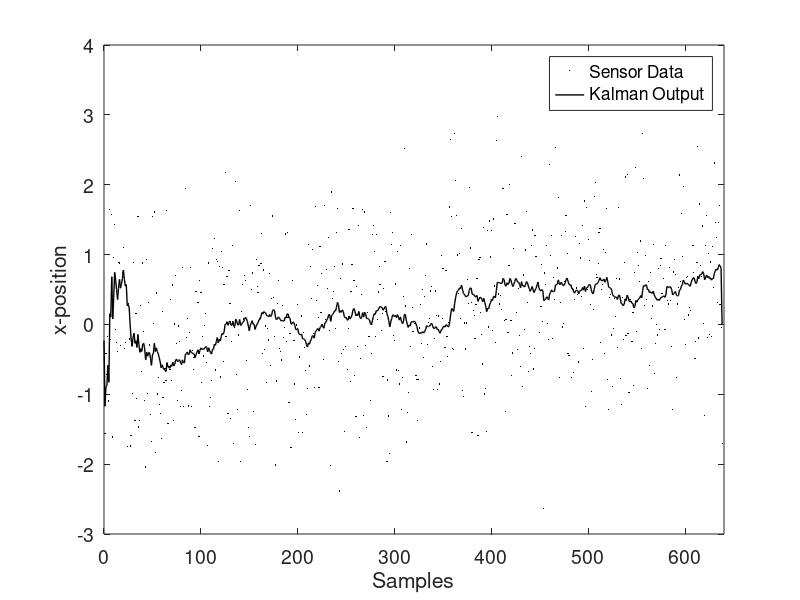

Reproduce this figure in MATLAB.

% FILE NAME     : OneD_Constant_Velocity.m
%
% DESCRIPTION   : Code to implement Kalman filter for 1D Constant Velocity Model. 
%
% PLATFORM		: Matlab
%
% DATE	        	NAME
% 9th-Oct-2018      Shashi Shivaraju

clear; %clear all the varaibles
clc; %clear the screeen

%Read data from file
Data = dlmread("1D-data.txt");

%Initialize the matrices
time = 1; %current time instant
measure_noise = 1; %Measurement noise
dynamic_noise = 0.000001; %Dynamic nosie
Yt = [Data' ; zeros(1, length(Data)) ]; %Sensor measurements
Filter_Output = zeros(1, length(Data)); %Filter Output
I = [1 0; 0 1]; %Identity matrix
STrans_Mat = [1 time ; 0 1]; %State Transition Matrix
M = [1 0; 0 0]; %Observation Matrix
X_t1_t1 = [0 ; 0]; %State matrix
R = [measure_noise 0.1; 0.1 0.1 ]; %CoVariance of Measurement noise
Q = [0 0 ; 0 dynamic_noise]; %CoVariance of Dynamic noise
S_t1_t1 = I; %State Covariance
K_G = [0 0; 0 0]; %Kalman Gain


%loop through the data set
while(time < length(Data))
    
     %Predict the next state
     X_t_t1 = STrans_Mat * X_t1_t1;
     %Predict the next state covariance 
     S_t_t1 = (STrans_Mat * S_t1_t1 * STrans_Mat') + Q ; 
     %Calculate the Kalman Gain
     K_G = (S_t_t1 * M') / ( M * S_t_t1 * M' + R); % (S_t_t1 * M') * inv( M * S_t_t1 * M' + R)
     
     %Update the state
     X_t_t = X_t_t1 + (K_G * (Yt(:,time) - (M * X_t_t1) ));
     %Update state covariance
     S_t_t = (I - (K_G * M) ) * S_t_t1; 
     
     %Store the filter output for plotting
     Filter_Output(time) = X_t_t(1,1); 
     
     %loop (now t becomes t+1)
     time = time + 1 ;
     X_t1_t1 = X_t_t;
     S_t1_t1 = S_t_t;
     
 end %end of while
 

%Plot the sensor data and the filter output
x = 0:length(Data)-1;
figure(1)
plot(x,Data,"k.","markersize",3) ;
hold on
plot(x, Filter_Output, "k-","Linewidth",1);
hold off
set(gca,"FontSize",14);
xlabel('Samples');
ylabel('x-position');
legend('Sensor Data','Kalman Output');
axis([0 640 -3 4]);


